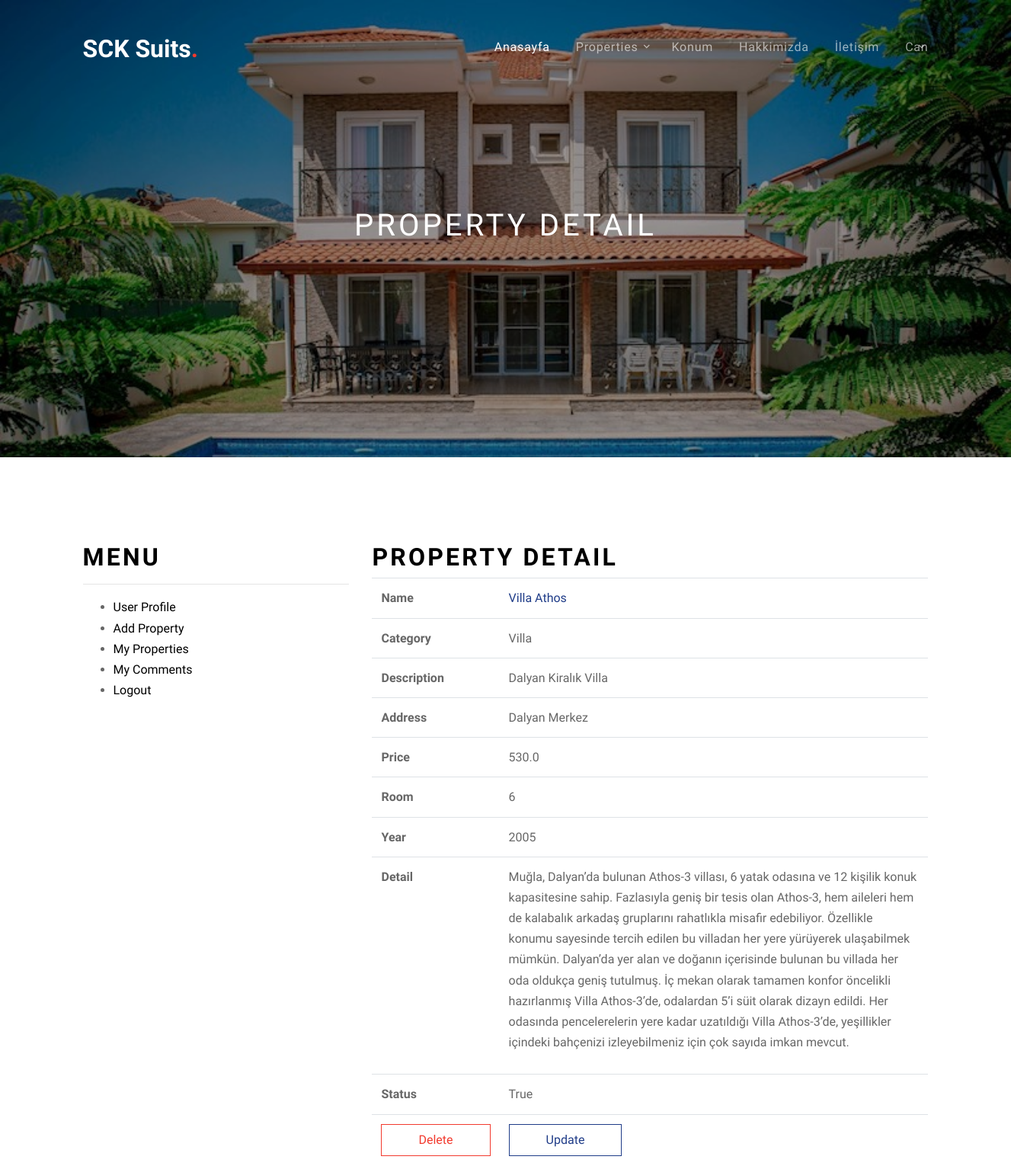
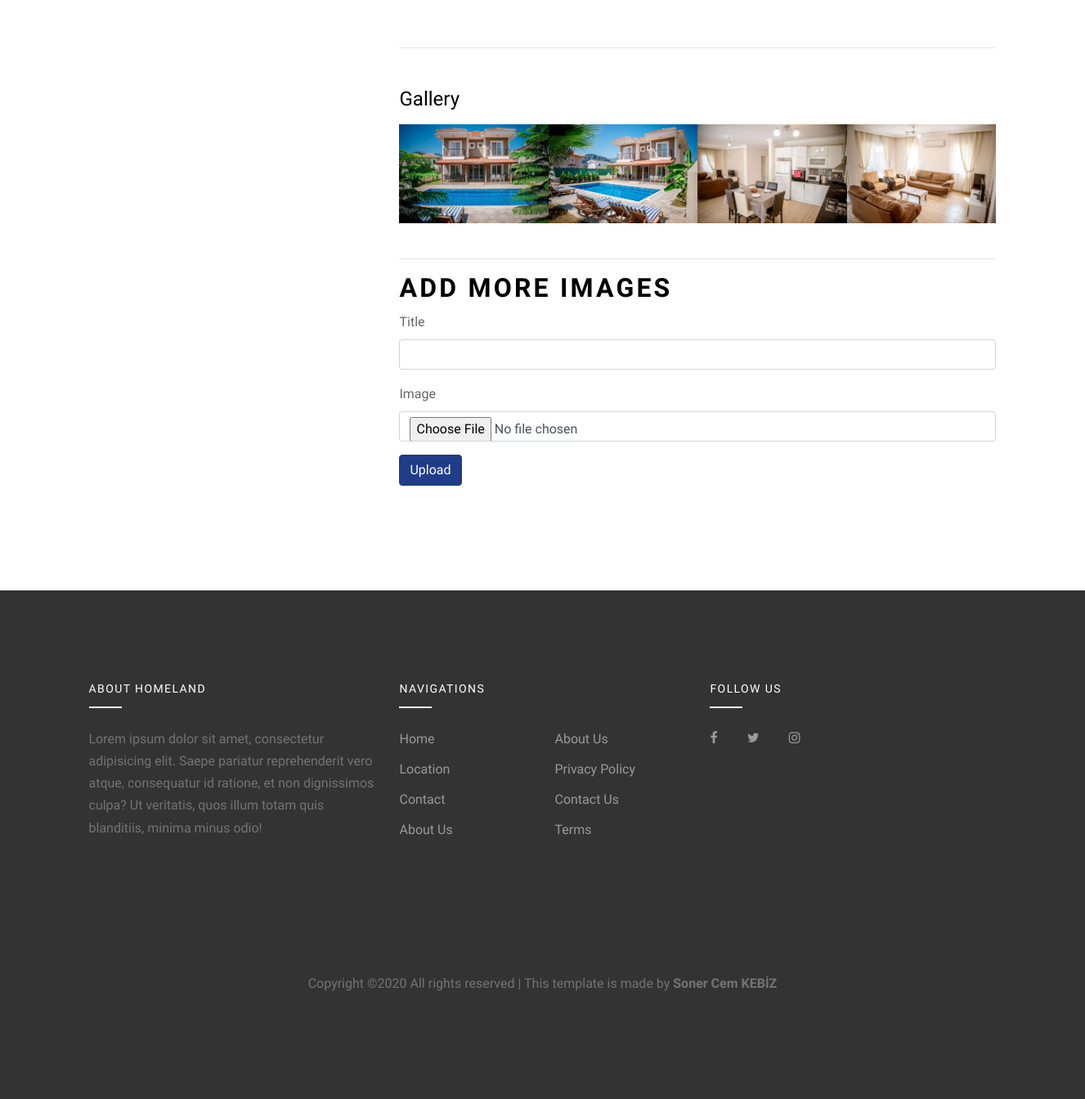
Screenshot of /user/propertydetail/5 (signed in) with the database file from the repository (2 pictures, top to bottom).
### property/models.py (models this page shows, shortened)
class Properties(models.Model):
    STATUS = (
        ('New', 'New'),
        ('True', 'Confirmed'),
        ('False', 'Declined'),
    )
    user = models.ForeignKey(User, on_delete=models.CASCADE, null=True)
    category = models.ForeignKey(Category, on_delete=models.CASCADE, null=True)
    title = models.CharField(max_length=150)
    keywords = models.CharField(max_length=255)
    description = models.CharField(max_length=255)
    image = models.ImageField(blank=True, upload_to='images/')
    price = models.FloatField(blank=True,)
    address = models.CharField(max_length=255)
    room = models.IntegerField(blank=True,)
    year = models.IntegerField(blank=True, )
    sqm = models.IntegerField(blank=True,)
    detail = RichTextUploadingField()
    slug = models.SlugField(null=True, unique=True)
    status = models.CharField(max_length=10, choices=STATUS,default='New')
    create_at = models.DateTimeField(auto_now_add=True)
    update_at = models.DateTimeField(auto_now=True)

class Galeri(models.Model):
    property = models.ForeignKey(Properties, on_delete=models.CASCADE)
    title = models.CharField(max_length=50, blank=True)
    image = models.ImageField(blank=True, upload_to='images/')

### product/models.py (models this page shows, shortened)
class Category(MPTTModel):
    STATUS = (
        ('True', 'Evet'),
        ('False', 'Hayır'),
    )
    title = models.CharField(max_length=100)
    keywords = models.CharField(max_length=255)
    description = models.CharField(max_length=255)
    image = models.ImageField(blank=True, upload_to='images/')
    status = models.CharField(max_length=10, choices=STATUS)
    slug = models.SlugField(null=False, unique=True)
    parent = TreeForeignKey('self', blank=True, null=True, related_name='children', on_delete=models.CASCADE)
    create_at = models.DateTimeField(auto_now_add=True)
    update_at = models.DateTimeField(auto_now=True)
    class MPTTMeta:
        order_insertion_by = ['title']
    def __str__(self):
        full_path = [self.title]
        k = self.parent
        while k is not None:
            full_path.append(k.title)
            k = k.parent
        return ' -> '.join(full_path[::-1])

### user/views.py (the view)
# urls.py: path('propertydetail/<int:id>', views.propertydetail, name="propertydetail"),
@login_required(login_url='/login')
def propertydetail(request,id):
    category = Category.objects.all()
    current_user = request.user
    profile = UserProfile.objects.get(user_id=current_user.id)
    properties = Properties.objects.get(user_id=current_user.id, id=id)
    propertyitem = Properties.objects.filter(id=id)
    images = Galeri.objects.filter(property_id=id)
    context = {
        'category': category,
        'profile': profile,
        'properties': properties,
        'propertyitem': propertyitem,
        'images': images,
    }
    return render(request, 'user_property_detail.html', context)

### user/templates/user_property_detail.html (shortened to what this page needs)
{% extends "homebase.html" %}
{% load static %}
{% block content %}
    <div class="site-blocks-cover inner-page-cover overlay" style="background-image: url({{ properties.image.url }});height:150px;" data-aos="fade" data-stellar-background-ratio="0.7">
        <div class="container">
            <div class="row align-items-center justify-content-center text-center">
                <div class="col-md-10">
                    <h1 class="mb-2">Property Detail</h1>
                </div>
            </div>
        </div>
    </div>
    <div class="site-section">
        <div class="container">
            <div class="row">
                <div class="col-md-4"  data-aos="fade-up" data-aos-delay="200">
                    {% include "user_menu.html" %}
                </div>
                <div class="col-md-8" data-aos="fade-up" data-aos-delay="100">
                    <div class="site-section-title">
                        <h2>Property Detail</h2>
                    </div>
                    <table class="table">
                        <tr>
                            <th class="text-left">Name</th>
                            <td class="text-left"><a href="/property/{{ properties.id }}/{{ properties.slug }}">{{ properties.title }}</a></td>
                        </tr>
                        <tr>
                            <th class="text-left">Category</th>
                            <td class="text-left">{{ properties.category }}</td>
                        </tr>
                        <tr>
                            <th class="text-left">Description</th>
                            <td class="text-left">{{ properties.description }}</td>
                        </tr>
                        <tr>
                            <th class="text-left">Address</th>
                            <td class="text-left">{{ properties.address }}</td>
                        </tr>
                        <tr>
                            <th class="text-left">Price</th>
                            <td class="text-left">{{ properties.price }}</td>
                        </tr>
                        <tr>
                            <th class="text-left">Room</th>
                            <td class="text-left">{{ properties.room }}</td>
                        </tr>
                        <tr>
                            <th class="text-left">Year</th>
                            <td class="text-left">{{ properties.year }}</td>
                        </tr>
                        <tr>
                            <th class="text-left">Detail</th>
                            <td class="text-left">{{ properties.detail|safe }}</td>
                        </tr>
                        <tr>
                            <th class="text-left">Status</th>
                            <td class="text-left">{{ properties.status }}</td>
                        </tr>
                        <tr>
                            <th class="text-left"><a href="" class="btn btn-outline-danger rounded-0 py-2 px-5">Delete</a></th>
                            <td class="text-left"><a href="" class="btn btn-outline-primary rounded-0 py-2 px-5">Update</a></td>
                        </tr>
                    </table>
                    <br>
                    <hr>
                    <div class="row no-gutters mt-5">
                        <div class="col-12">
                            <h2 class="h4 text-black mb-3">Gallery</h2>
                        </div>
                        <div class="col-sm-6 col-md-4 col-lg-3">
                            <a href="{{ properties.image.url }}" class="image-popup gal-item"><img src="{{ properties.image.url }}" alt="Image" class="img-fluid"></a>
                        </div>
                        {% for rs in images %}
                            <div class="col-sm-6 col-md-4 col-lg-3">
                                <a href="{{ rs.image.url }}" class="image-popup gal-item"><img src="{{ rs.image.url }}" alt="Image" class="img-fluid"></a>
                            </div>
                        {% endfor %}
                    </div>
                    <div class="site-section-title">
                        <br>
                        <hr>
                        <h2>Add More Images</h2>
                    </div>
                    <form action="/property/addgaleri/{{ properties.id }}" class="form-contact-agent" method="post" enctype="multipart/form-data">
                        <div class="form-group">
                            <label for="name">Title</label>
                            <input type="text" name="title"  class="form-control">
                        </div>
                        <div class="form-group">
                            <label for="image">Image</label>
                            <input type="file" name="image" id="id_image" class="form-control">
                        </div>
                        <div class="form-group">
                            <input type="submit" id="phone" class="btn btn-primary" value="Upload">
                        </div>
                    </form>
                </div>
            </div>
        </div>
    </div>
{% endblock %}

### home/templates/header.html (shortened to what this page needs)
{% load static %}
<header>
<div class="site-wrap">
<div class="site-navbar mt-4">
<div class="container py-1">
  <div class="row align-items-center">
    <div class="col-8 col-md-8 col-lg-4">
      <h1 class="mb-0"><a href="" class="text-white h2 mb-0"><strong>SCK Suits<span class="text-danger">.</span></strong></a></h1>
    </div>
    <div class="col-4 col-md-4 col-lg-8">
      <nav class="site-navigation text-right text-md-right" role="navigation">
        <ul class="site-menu js-clone-nav d-none d-lg-block">
          <li class="active">
            <a href="/">Anasayfa</a>
          </li>
          <li class="has-children">
            <a href="#">Properties</a>
              {% load mptt_tags %}
          </li>
          <li><a href="/referanslar">Konum</a></li>
          <li><a href="/hakkimizda">Hakkimizda</a></li>
          <li><a href="/iletisim">İletişim</a></li>
          {% if user.id is not None %}
                <li class="has-children">
                <a href="/user">{{ user.username }}</a>
          </li>
          {% else %}
              <li><a href="/login">Login</a></li>
              <li><a href="/signup">Sign up</a></li>
          {% endif %}
        </ul>
      </nav>
    </div>
  </div>
</div>
</div>
</div>
</header>

### home/static/css/style.css (style rules this page uses)
body { line-height: 1.7; color: rgba(0, 0, 0, 0.6); font-weight: 400; font-size: 1rem; font-family: "Roboto Mono", SFMono-Regular, Menlo, Monaco, Consolas, "Liberation Mono", "Courier New", monospace; font-family: "Nunito Sans", -apple-system, BlinkMacSystemFont, "Segoe UI", Roboto, "Helvetica Neue", Arial, sans-serif, "Apple Color Emoji", "Segoe UI Emoji", "Segoe UI Symbol", "Noto Color Emoji"; }
a { -webkit-transition: .3s all ease; -o-transition: .3s all ease; transition: .3s all ease; }
.text-black { color: #000 !important; }
.site-wrap { position: relative; }
.site-wrap:before { -webkit-transition: .3s all ease-in-out; -o-transition: .3s all ease-in-out; transition: .3s all ease-in-out; background: rgba(0, 0, 0, 0.6); content: ""; position: absolute; z-index: 2000; top: 0; left: 0; right: 0; bottom: 0; opacity: 0; visibility: hidden; }
.btn { position: relative; top: 0; }
.btn.btn-primary { color: #fff; }
.form-control { height: 47px; }
.site-section { padding: 3em 0; }
@media (min-width: 768px) { .site-section { padding: 7em 0; } }
.site-navbar { margin-bottom: 0px; width: 100%; border-bottom: none; position: absolute; z-index: 99; }
.site-navbar .site-navigation .site-menu { margin-bottom: 0; margin-left: 0; padding-left: 0; }
.site-navbar .site-navigation .site-menu .active > a { color: #fff; }
.site-navbar .site-navigation .site-menu a { text-decoration: none !important; display: inline-block; }
.site-navbar .site-navigation .site-menu > li { display: inline-block; padding: 10px 5px; }
.site-navbar .site-navigation .site-menu > li > a { padding: 10px 10px; letter-spacing: .05em; color: rgba(255, 255, 255, 0.6); text-decoration: none !important; }
.site-navbar .site-navigation .site-menu > li:last-child { padding-right: 0; }
.site-navbar .site-navigation .site-menu > li:last-child > a { padding-right: 0; }
.site-navbar .site-navigation .site-menu .has-children { position: relative; }
.site-navbar .site-navigation .site-menu .has-children > a { position: relative; padding-right: 20px; }
.site-navbar .site-navigation .site-menu .has-children > a:before { position: absolute; content: "\e313"; font-size: 16px; top: 50%; right: 0; -webkit-transform: translateY(-50%); -ms-transform: translateY(-50%); transform: translateY(-50%); font-family: 'icomoon'; }
.site-mobile-menu .site-nav-wrap { padding: 0; margin: 0; list-style: none; position: relative; }
.site-mobile-menu .site-nav-wrap a { padding: 10px 20px; display: block; position: relative; color: #212529; }
.site-mobile-menu .site-nav-wrap li { position: relative; display: block; }
.site-mobile-menu .site-nav-wrap li.active > a { color: #1f3c88; }
.site-mobile-menu .site-nav-wrap > li { display: block; position: relative; float: left; width: 100%; }
.site-mobile-menu .site-nav-wrap > li > a { padding-left: 20px; font-size: 20px; }
.site-blocks-cover { background-size: cover; background-repeat: no-repeat; background-position: top; }
.site-blocks-cover.overlay { position: relative; }
.site-blocks-cover.overlay:before { position: absolute; content: ""; left: 0; bottom: 0; right: 0; top: 0; background: rgba(0, 0, 0, 0.4); }
.site-blocks-cover, .site-blocks-cover .row { min-height: 600px; height: calc(100vh); }
.site-blocks-cover.inner-page-cover, .site-blocks-cover.inner-page-cover .row { min-height: 600px; height: calc(30vh); }
.site-blocks-cover h1 { font-weight: 900; color: #fff; font-weight: normal; letter-spacing: .1em; text-transform: uppercase; }
.site-section-title h2 { text-transform: uppercase; color: #000; font-weight: 700; font-size: 2rem; letter-spacing: .1em; }
.form-contact-agent .form-control { height: 37px; }
.gal-item img { -webkit-transition: .3s all ease; -o-transition: .3s all ease; transition: .3s all ease; opacity: 1; }

### rows the page displays
Properties: image (picture), title "Villa Athos", category "Villa", description "Dalyan Kiralık Villa", address "Dalyan Merkez", price "530.0", room "6", year "2005", detail "Muğla, Dalyan’da bulunan Athos-3 villası, 6 yatak odasına ve 12 kişilik konuk kapasitesine sahip. Fazlasıyla geniş bir tesis olan Athos-3, hem aileleri hem de kalabalık arkadaş gruplarını rahatlıkla misafir edebiliyor. Özellikle konumu sayesinde tercih edilen bu villadan her yere yürüyerek ulaşabilmek mümkün. Dalyan’da yer alan ve doğanın içerisinde bulunan bu villada her oda oldukça geniş tutulmuş. İç mekan olarak tamamen konfor öncelikli hazırlanmış Villa Athos-3’de, odalardan 5’i süit olarak dizayn edildi. Her odasında pencelerelerin yere kadar uzatıldığı Villa Athos-3’de, yeşillikler içindeki bahçenizi izleyebilmeniz için çok sayıda imkan mevcut.", status "True"
Galeri: image (picture)
Galeri: image (picture)
Galeri: image (picture)

### other values shown
{{ user.username }} "Can"
